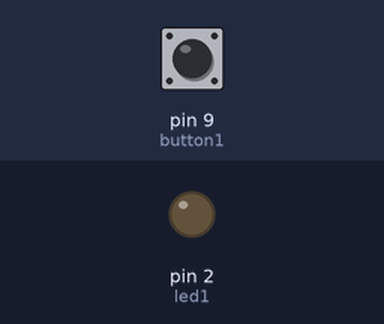
Simulated run of this sketch. Board: Arduino Uno, built with avr-gcc and run on an emulated ATmega328P. On the bench: output pins drawn as LEDs (lit = HIGH). The inputs (shaded band) are chosen by the test bench; at power-on: pin 9 (button1) LOW.

Above: at 1.2 s.
1.3 s: pin 9 (button1) pulled HIGH for 0.15 s
At 1.37 s:
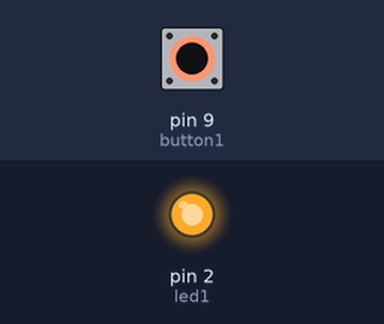
2.9 s: pin 9 (button1) pulled HIGH for 3.2 s
At 7.1 s:
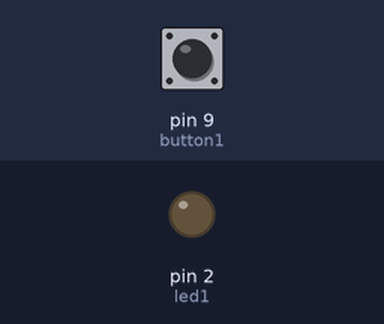
Timing chart, 0 to 8.6 s (numbered marks = the images above; inputs shaded):
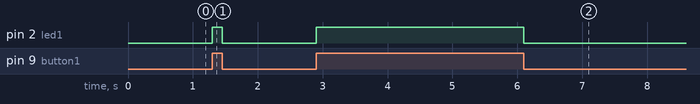

Measured:
- after the input at 1.3 s, pin 2 (led1): LOW → HIGH at once, → LOW 0.15 s later
- after the input at 2.9 s, pin 2 (led1): LOW → HIGH at once, → LOW 3.2 s later

The sketch:

QuizBuzzer.ino
```cpp
int button1 = 9;
int led1 = 2;
int buttonState = 0;
void setup() {
  // put your setup code here, to run once:
pinMode(led1, OUTPUT);
  pinMode(button1, INPUT);

}

void loop() {
  // put your main code here, to run repeatedly:
buttonState = digitalRead(button1);

  // check if the pushbutton is pressed. If it is, the buttonState is HIGH:
  if (buttonState == HIGH) {
    // turn LED on:
    digitalWrite(led1, HIGH);
  } else {
    // turn LED off:
    digitalWrite(led1, LOW);
  }
}
```
